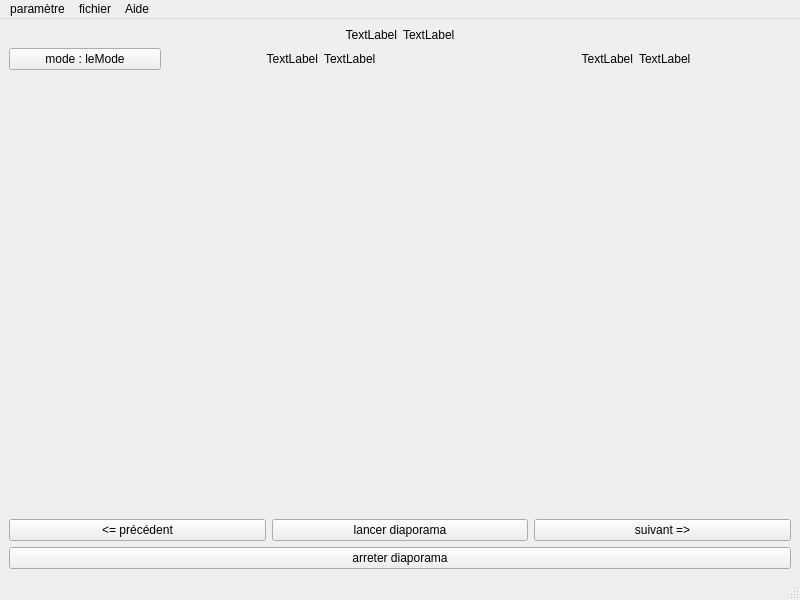
<?xml version="1.0" encoding="UTF-8"?>
<ui version="4.0">
 <class>lecteurVue</class>
 <widget class="QMainWindow" name="lecteurVue">
  <property name="geometry">
   <rect>
    <x>0</x>
    <y>0</y>
    <width>800</width>
    <height>600</height>
   </rect>
  </property>
  <property name="windowTitle">
   <string>lecteurVue</string>
  </property>
  <widget class="QWidget" name="centralwidget">
   <layout class="QVBoxLayout" name="verticalLayout_2">
    <item>
     <layout class="QHBoxLayout" name="horizontalLayout">
      <item>
       <widget class="QLabel" name="ltitre2">
        <property name="text">
         <string>TextLabel</string>
        </property>
        <property name="alignment">
         <set>Qt::AlignRight|Qt::AlignTrailing|Qt::AlignVCenter</set>
        </property>
       </widget>
      </item>
      <item>
       <widget class="QLabel" name="lVersion2">
        <property name="text">
         <string>TextLabel</string>
        </property>
       </widget>
      </item>
     </layout>
    </item>
    <item>
     <layout class="QHBoxLayout" name="horizontalLayout_2">
      <item>
       <widget class="QPushButton" name="bMode">
        <property name="text">
         <string>mode : leMode</string>
        </property>
       </widget>
      </item>
      <item>
       <widget class="QLabel" name="label_4">
        <property name="text">
         <string>TextLabel</string>
        </property>
        <property name="alignment">
         <set>Qt::AlignRight|Qt::AlignTrailing|Qt::AlignVCenter</set>
        </property>
       </widget>
      </item>
      <item>
       <widget class="QLabel" name="label_5">
        <property name="text">
         <string>TextLabel</string>
        </property>
       </widget>
      </item>
      <item>
       <widget class="QLabel" name="label_6">
        <property name="text">
         <string>TextLabel</string>
        </property>
        <property name="alignment">
         <set>Qt::AlignRight|Qt::AlignTrailing|Qt::AlignVCenter</set>
        </property>
       </widget>
      </item>
      <item>
       <widget class="QLabel" name="label_7">
        <property name="text">
         <string>TextLabel</string>
        </property>
       </widget>
      </item>
     </layout>
    </item>
    <item>
     <layout class="QGridLayout" name="gridLayout">
      <item row="0" column="0">
       <spacer name="horizontalSpacer">
        <property name="orientation">
         <enum>Qt::Horizontal</enum>
        </property>
        <property name="sizeHint" stdset="0">
         <size>
          <width>40</width>
          <height>20</height>
         </size>
        </property>
       </spacer>
      </item>
      <item row="1" column="0">
       <widget class="QLabel" name="lImage">
        <property name="text">
         <string/>
        </property>
        <property name="pixmap">
         <pixmap>../cartesDisney/cartesDisney/Disney_0.gif</pixmap>
        </property>
        <property name="scaledContents">
         <bool>true</bool>
        </property>
        <property name="alignment">
         <set>Qt::AlignCenter</set>
        </property>
       </widget>
      </item>
      <item row="1" column="1">
       <spacer name="verticalSpacer">
        <property name="orientation">
         <enum>Qt::Vertical</enum>
        </property>
        <property name="sizeHint" stdset="0">
         <size>
          <width>20</width>
          <height>40</height>
         </size>
        </property>
       </spacer>
      </item>
     </layout>
    </item>
    <item>
     <layout class="QVBoxLayout" name="verticalLayout">
      <item>
       <layout class="QHBoxLayout" name="horizontalLayout_3">
        <item>
         <widget class="QPushButton" name="bPrecedent">
          <property name="text">
           <string>&lt;= précédent</string>
          </property>
         </widget>
        </item>
        <item>
         <widget class="QPushButton" name="bLancerDiaporama">
          <property name="text">
           <string>lancer diaporama</string>
          </property>
         </widget>
        </item>
        <item>
         <widget class="QPushButton" name="bSuivant">
          <property name="text">
           <string>suivant =&gt;</string>
          </property>
         </widget>
        </item>
       </layout>
      </item>
      <item>
       <widget class="QPushButton" name="bArreterDiaporama">
        <property name="text">
         <string>arreter diaporama</string>
        </property>
       </widget>
      </item>
     </layout>
    </item>
   </layout>
  </widget>
  <widget class="QMenuBar" name="menubar">
   <property name="geometry">
    <rect>
     <x>0</x>
     <y>0</y>
     <width>800</width>
     <height>22</height>
    </rect>
   </property>
   <widget class="QMenu" name="menuparam_tre">
    <property name="title">
     <string>paramètre</string>
    </property>
    <addaction name="actionvitesse_de_d_filement"/>
    <addaction name="actionenlever_diaporama_2"/>
    <addaction name="actioncharger_diaporama_2"/>
   </widget>
   <widget class="QMenu" name="menufichier">
    <property name="title">
     <string>fichier</string>
    </property>
    <addaction name="actionQuitter_2"/>
   </widget>
   <widget class="QMenu" name="menuAide">
    <property name="title">
     <string>Aide</string>
    </property>
    <addaction name="actionA_propos_de"/>
   </widget>
   <addaction name="menuparam_tre"/>
   <addaction name="menufichier"/>
   <addaction name="menuAide"/>
  </widget>
  <widget class="QStatusBar" name="statusbar"/>
  <action name="actionvitesse_de_d_filement">
   <property name="text">
    <string>vitesse de défilement</string>
   </property>
  </action>
  <action name="actioncharger_diaporama">
   <property name="text">
    <string>charger diaporama</string>
   </property>
  </action>
  <action name="actionenlever_diaporama">
   <property name="text">
    <string>enlever diaporama</string>
   </property>
  </action>
  <action name="actionaide">
   <property name="text">
    <string>aide</string>
   </property>
  </action>
  <action name="actionQuitter">
   <property name="text">
    <string>Quitter</string>
   </property>
  </action>
  <action name="actionenlever_diaporama_2">
   <property name="text">
    <string>enlever diaporama</string>
   </property>
  </action>
  <action name="actionQuitter_2">
   <property name="text">
    <string>Quitter</string>
   </property>
  </action>
  <action name="actioncharger_diaporama_2">
   <property name="text">
    <string>charger diaporama</string>
   </property>
  </action>
  <action name="actionA_propos_de">
   <property name="text">
    <string>A propos de......</string>
   </property>
  </action>
 </widget>
 <resources/>
 <connections/>
</ui>
